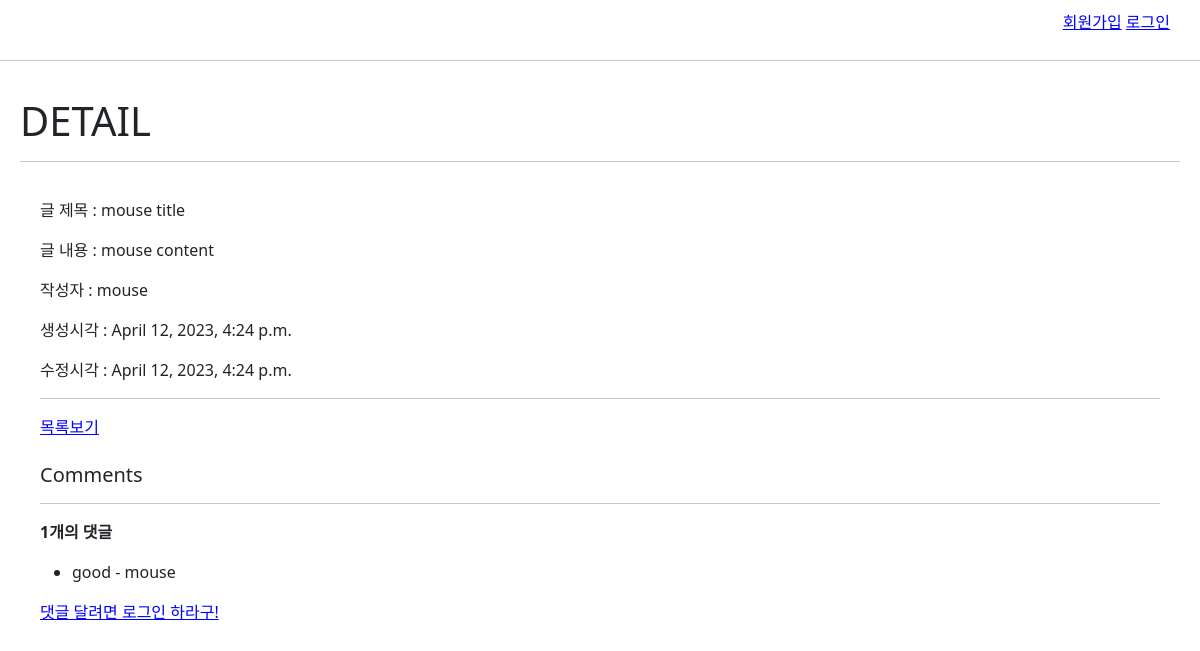
/articles/1/, run on the app's committed database.
### articles/models.py (models this page shows, shortened)
class Article(models.Model):
    user = models.ForeignKey(settings.AUTH_USER_MODEL, on_delete=models.CASCADE)
    like_users = models.ManyToManyField(settings.AUTH_USER_MODEL, related_name='like_articles')
    title = models.CharField(max_length=30)
    content = models.TextField()
    image = models.ImageField(blank=True, null=True)
    created_at = models.DateTimeField(auto_now_add=True)
    updated_at = models.DateTimeField(auto_now=True)

class Comment(models.Model):
    user = models.ForeignKey(settings.AUTH_USER_MODEL, on_delete=models.CASCADE)
    article = models.ForeignKey(Article, on_delete=models.CASCADE)
    content = models.CharField(max_length=200)
    created_at = models.DateTimeField(auto_now_add=True)
    updated_at = models.DateTimeField(auto_now=True)

### accounts/models.py (models this page shows)
class User(AbstractUser):
    followings = models.ManyToManyField('self', symmetrical=False, related_name='followers')

### articles/views.py (the view)
# urls.py: path('<int:pk>/', views.detail, name='detail'),
def detail(request, pk):
    article = Article.objects.get(pk=pk)
    comment_form = CommentForm()
    comments = article.comment_set.all()
    context = {
        'article': article,
        'comment_form': comment_form,
        'comments': comments,
    }
    return render(request, 'articles/detail.html', context)

### articles/templates/articles/detail.html (shortened to what this page needs)
{% extends 'base.html' %}
{% block content %}
  <h1>DETAIL</h1>
  <hr />
  <div id="article-content">
    <p>글 제목 : {{article.title}}</p>
    <p>글 내용 : {{article.content}}</p>
    <p>작성자 : {{article.user}}</p>
    <p>생성시각 : {{article.created_at}}</p>
    <p>수정시각 : {{article.updated_at}}</p>
    <hr>
    <a href="{% url 'articles:index' %}">목록보기</a>
    <br><br>
    <h5>Comments</h5>
    <hr>
    {% if comments %}
      <p><b>{{comments|length}}개의 댓글</b></p>
    {% endif %}
    <ul>
      {% for comment in comments %}
        <li>
          {{comment.content}} - {{comment.user}}
        </li>
      {% empty %}
        <li>댓글이 없습니다 :(</li>
      {% endfor %}
    </ul>
    {% if request.user.is_authenticated %}
      <form action="{% url 'articles:comments_create' article.pk %}" method="POST">
        {% csrf_token %}
        {{comment_form}}
        <input type="submit" value="저장">
      </form>
    {% else %}
      <a href="{% url 'accounts:login' %}">댓글 달려면 로그인 하라구!</a>
    {% endif %}
  </div>
{% endblock content %}

### static/base.css (style rules this page uses)
a { color: blue; }
#article-content { padding: 20px; }

### data on the page
Article: title "mouse title", content "mouse content", user "mouse", created_at "April 12, 2023, 4:24 p.m.", updated_at "April 12, 2023, 4:24 p.m."
Comment: content "good", user "mouse"

### other printed values
{{ comments|length }} "1"
